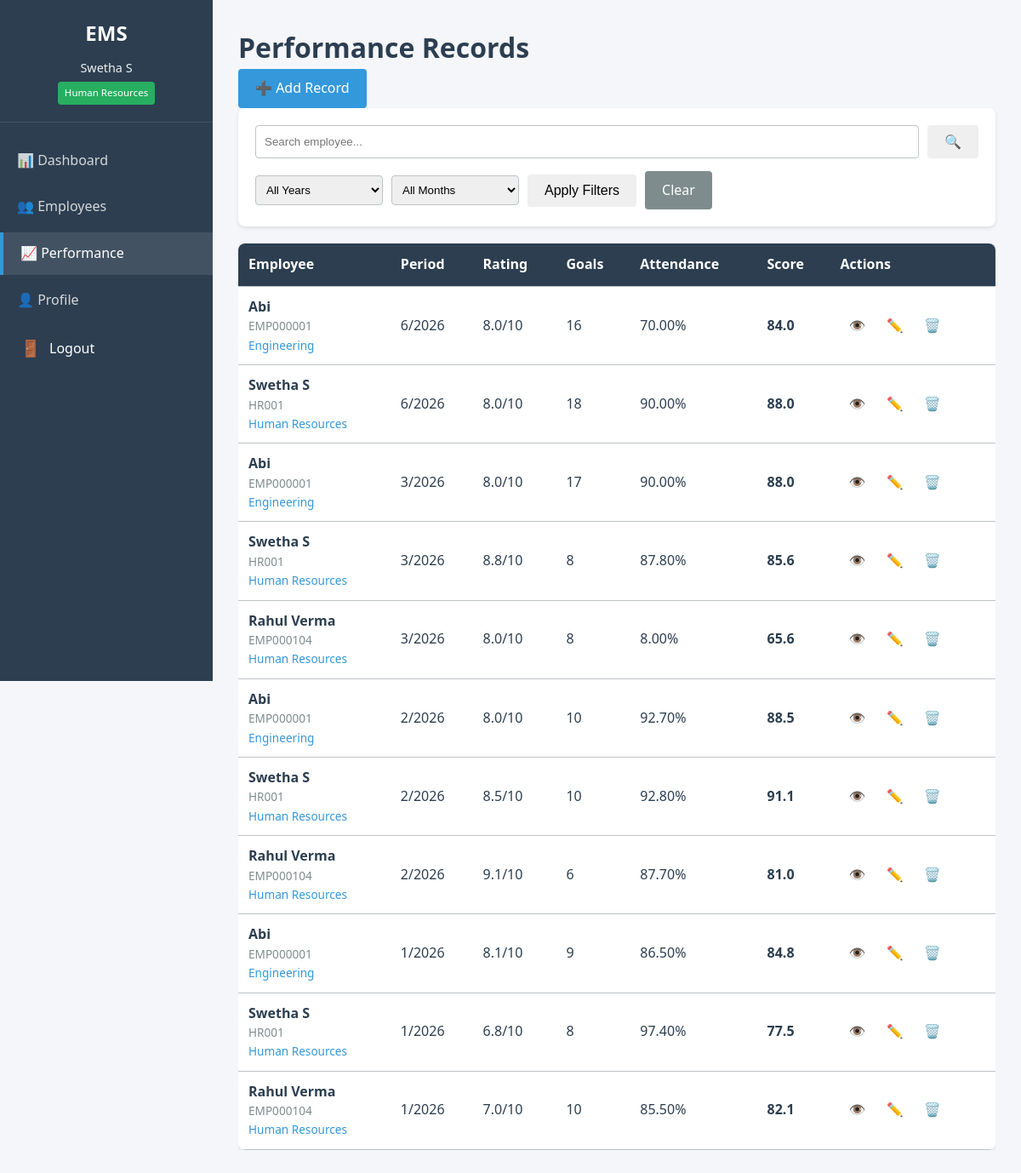
/performance/ (signed in), run on the app's committed database.
### accounts/models.py (models this page shows, shortened)
class User(AbstractUser):
    ROLE_CHOICES = [
        ("SUPERADMIN", "Super Admin"),
        ("HR", "Human Resources"),
        ("MANAGER", "Manager"),
        ("EMPLOYEE", "Employee"),
    ]
    STATUS_CHOICES = [
        ("ACTIVE", "Active"),
        ("INACTIVE", "Inactive"),
        ("TERMINATED", "Terminated"),
        ("ON_LEAVE", "On Leave"),
    ]
    employee_id = models.CharField(
        max_length=20,
        unique=True,
        blank=True,
        verbose_name="Employee ID"
    )
    department = models.CharField(
        max_length=100,
        blank=True,
        verbose_name="Department"
    )
    designation = models.CharField(
        max_length=100,
        blank=True,
        verbose_name="Designation"
    )
    phone = models.CharField(
        max_length=15,
        blank=True,
        validators=[
            RegexValidator(
                r'^\+?1?\d{9,15}$',
                "Enter a valid phone number (e.g., +1234567890)."
            )
        ],
        verbose_name="Phone Number"
    )
    salary = models.DecimalField(
        max_digits=10,
        decimal_places=2,
        null=True,
        blank=True,
        validators=[MinValueValidator(0)],
        verbose_name="Annual Salary"
    )
    role = models.CharField(
        max_length=20,
        choices=ROLE_CHOICES,
        default="EMPLOYEE",
        verbose_name="Role"
    )
    employment_status = models.CharField(
        max_length=20,
        choices=STATUS_CHOICES,
        default="ACTIVE",
        verbose_name="Employment Status"
    )
    date_of_joining = models.DateField(
        null=True,
        blank=True,
        validators=[validate_joining_date],
        verbose_name="Date of Joining"
    )
    is_soft_deleted = models.BooleanField(
        default=False,
        verbose_name="Soft Deleted",
        help_text="Designates whether the user is soft deleted."
    )
    objects = UserManager()
    class Meta:
        db_table = "accounts_user"
        ordering = ["employee_id"]
        verbose_name = "Employee"
        verbose_name_plural = "Employees"

### performance/models.py (models this page shows, shortened)
class Performance(models.Model):
    employee = models.ForeignKey(
        settings.AUTH_USER_MODEL,
        on_delete=models.CASCADE,
        related_name='performances',  # 🔥 IMPORTANT: This should be 'performances'
        verbose_name="Employee"
    )
    month = models.IntegerField(
        validators=[MinValueValidator(1), MaxValueValidator(12)],
        verbose_name="Month"
    )
    year = models.IntegerField(
        verbose_name="Year"
    )
    rating = models.DecimalField(
        max_digits=3,
        decimal_places=1,
        validators=[MinValueValidator(1.0), MaxValueValidator(10.0)],
        verbose_name="Rating (1-10)",
        help_text="Rate the employee from 1 (poor) to 10 (excellent)"
    )
    goals_completed = models.IntegerField(
        validators=[MinValueValidator(0)],
        verbose_name="Goals Completed",
        help_text="Number of goals achieved this month"
    )
    attendance_percentage = models.DecimalField(
        max_digits=5,
        decimal_places=2,
        validators=[MinValueValidator(0), MaxValueValidator(100)],
        verbose_name="Attendance %",
        help_text="Attendance percentage for the month"
    )
    calculated_score = models.DecimalField(
        max_digits=5,
        decimal_places=2,
        null=True,
        blank=True,
        verbose_name="Calculated Score",
        help_text="Auto-calculated performance score"
    )
    created_at = models.DateTimeField(
        auto_now_add=True,
        verbose_name="Created At"
    )
    updated_at = models.DateTimeField(
        auto_now=True,
        verbose_name="Updated At"
    )
    class Meta:
        verbose_name = "Performance Record"
        verbose_name_plural = "Performance Records"
        unique_together = ['employee', 'month', 'year']  # Prevent duplicates
        ordering = ['-year', '-month']  # 🔥 Show newest first
        indexes = [
            models.Index(fields=['employee', 'year', 'month']),
            models.Index(fields=['rating']),
            models.Index(fields=['calculated_score']),
        ]

### performance/views.py (the view)
# urls.py: path('', views.performance_list, name='list'),
@login_required
def performance_list(request):
    performances = Performance.objects.select_related('employee').filter(
        employee__is_soft_deleted=False
    )
    if request.user.role == 'MANAGER':
        performances = performances.filter(employee__department=request.user.department)
    elif request.user.role == 'EMPLOYEE':
        performances = performances.filter(employee=request.user)
    search_form = PerformanceSearchForm(request.GET)
    if search_form.is_valid():
        employee_query = search_form.cleaned_data.get('employee')
        year = search_form.cleaned_data.get('year')
        month = search_form.cleaned_data.get('month')
        if employee_query:
            performances = performances.filter(
                Q(employee__first_name__icontains=employee_query) |
                Q(employee__last_name__icontains=employee_query) |
                Q(employee__employee_id__icontains=employee_query)
            )
        if year:
            performances = performances.filter(year=year)
        if month:
            performances = performances.filter(month=month)
    paginator = Paginator(performances.order_by('-year', '-month'), 15)
    page_number = request.GET.get('page')
    page_obj = paginator.get_page(page_number)
    context = {
        'page_obj': page_obj,
        'search_form': search_form,
        'can_add': request.user.role in ['HR', 'SUPERADMIN', 'MANAGER'],
    }
    return render(request, 'performance/list.html', context)

### templates/performance/list.html (shortened to what this page needs)
{% extends 'base.html' %}
{% block content %}
<div class="performance-list">
    <div class="page-header">
        <h1>Performance Records</h1>
        {% if can_add %}
        <a href="{% url 'performance:create' %}" class="btn btn-primary">➕ Add Record</a>
        {% endif %}
    </div>
    <div class="filters-section">
        <form method="get" class="filter-form">
            <div class="search-box">
                <input type="text"
                       name="employee"
                       placeholder="Search employee..."
                       value="{{ search_form.employee.value|default:'' }}">
                <button type="submit" class="btn btn-search">🔍</button>
            </div>
            <div class="filter-controls">
                <select name="year">
                    {% for value, label in search_form.fields.year.choices %}
                    <option value="{{ value }}"
                            {% if search_form.year.value == value|stringformat:"s" %}selected{% endif %}>
                        {{ label }}
                    </option>
                    {% endfor %}
                </select>
                <select name="month">
                    {% for value, label in search_form.fields.month.choices %}
                    <option value="{{ value }}"
                            {% if search_form.month.value == value|stringformat:"s" %}selected{% endif %}>
                        {{ label }}
                    </option>
                    {% endfor %}
                </select>
                <button type="submit" class="btn btn-filter">Apply Filters</button>
                <a href="{% url 'performance:list' %}" class="btn btn-clear">Clear</a>
            </div>
        </form>
    </div>
    <div class="table-responsive">
        <table class="data-table">
            <thead>
                <tr>
                    <th>Employee</th>
                    <th>Period</th>
                    <th>Rating</th>
                    <th>Goals</th>
                    <th>Attendance</th>
                    <th>Score</th>
                    <th>Actions</th>
                </tr>
            </thead>
            <tbody>
                {% for perf in page_obj %}
                <tr>
                    <td>
                        <div class="employee-info">
                            <span class="employee-name">{{ perf.employee.get_full_name|default:perf.employee.username }}</span>
                            <br>
                            <small class="employee-id">{{ perf.employee.employee_id }}</small>
                            {% if perf.employee.department %}
                            <br>
                            <small class="employee-dept">{{ perf.employee.department }}</small>
                            {% endif %}
                        </div>
                    </td>
                    <td>{{ perf.month }}/{{ perf.year }}</td>
                    <td>{{ perf.rating }}/10</td>
                    <td>{{ perf.goals_completed }}</td>
                    <td>{{ perf.attendance_percentage }}%</td>
                    <td><strong>{{ perf.calculated_score|floatformat:1 }}</strong></td>
                    <td class="actions">
                        <a href="{% url 'performance:detail' perf.pk %}"
                           class="btn-icon"
                           title="View">👁️</a>
                        {% if user.role == 'HR' or user.role == 'SUPERADMIN' or user.role == 'MANAGER' %}
                        <a href="{% url 'performance:update' perf.pk %}"
                           class="btn-icon"
                           title="Edit">✏️</a>
                        {% endif %}
                        {% if user.role == 'HR' or user.role == 'SUPERADMIN' %}
                        <a href="{% url 'performance:delete' perf.pk %}"
                           class="btn-icon"
                           onclick="return confirm('Are you sure you want to delete this record?')"
                           title="Delete">🗑️</a>
                        {% endif %}
                    </td>
                </tr>
                {% empty %}
                <tr>
                    <td colspan="7" class="text-center">No performance records found</td>
                </tr>
                {% endfor %}
            </tbody>
        </table>
    </div>
</div>
{% endblock %}

### templates/base.html (shortened to what this page needs)
<!DOCTYPE html>
<html lang="en">
<head>
    {% load static %}
    <link rel="stylesheet" href="{% static 'css/style.css' %}">
</head>
<body>
    <div class="container">
        {% if user.is_authenticated %}
        <aside class="sidebar">
            <div class="sidebar-header">
                <h2>EMS</h2>
                <div class="user-info">
                    <p class="user-name">{{ user.get_full_name|default:user.username }}</p>
                    <p class="role-badge role-{{ user.role|lower }}">{{ user.get_role_display }}</p>
                </div>
            </div>
            <nav class="sidebar-nav">
                <ul>
                    <li>
                        <a href="{% url 'dashboard' %}"
                           class="nav-link {% if request.resolver_match.url_name == 'dashboard' %}active{% endif %}">
                            <span class="nav-icon">📊</span>
                            <span class="nav-text">Dashboard</span>
                        </a>
                    </li>
                    <li>
                        <a href="{% url 'employees:list' %}"
                           class="nav-link {% if 'employees' in request.path %}active{% endif %}">
                            <span class="nav-icon">👥</span>
                            <span class="nav-text">Employees</span>
                        </a>
                    </li>
                    <li>
                        <a href="{% url 'performance:list' %}"
                           class="nav-link {% if 'performance' in request.path %}active{% endif %}">
                            <span class="nav-icon">📈</span>
                            <span class="nav-text">Performance</span>
                        </a>
                    </li>
                    <li>
                        <a href="{% url 'accounts:profile' %}"
                           class="nav-link {% if 'profile' in request.path %}active{% endif %}">
                            <span class="nav-icon">👤</span>
                            <span class="nav-text">Profile</span>
                        </a>
                    </li>
                    <li>
                        <form method="post" action="{% url 'accounts:logout' %}" class="logout-form">
                            <button type="submit" class="logout-btn">
                                <span class="nav-icon">🚪</span>
                                <span class="nav-text">Logout</span>
                            </button>
                        </form>
                    </li>
                </ul>
            </nav>
        </aside>
        {% endif %}
        <main class="main-content">
            {% block content %}
            {% endblock %}
        </main>
    </div>
</body>
</html>

### data on the page
User: get_full_name "Swetha S", role "Human Resources"
Performance: employee.get_full_name "Abi", employee.employee_id "EMP000001", employee.department "Engineering", month "6", year "2026", rating "8.0", goals_completed "16", attendance_percentage "70.00", calculated_score "84.0"
Performance: employee.get_full_name "Swetha S", employee.employee_id "HR001", employee.department "Human Resources", month "6", year "2026", rating "8.0", goals_completed "18", attendance_percentage "90.00", calculated_score "88.0"
Performance: employee.get_full_name "Abi", employee.employee_id "EMP000001", employee.department "Engineering", month "3", year "2026", rating "8.0", goals_completed "17", attendance_percentage "90.00", calculated_score "88.0"
Performance: employee.get_full_name "Swetha S", employee.employee_id "HR001", employee.department "Human Resources", month "3", year "2026", rating "8.8", goals_completed "8", attendance_percentage "87.80", calculated_score "85.6"
Performance: employee.get_full_name "Rahul Verma", employee.employee_id "EMP000104", employee.department "Human Resources", month "3", year "2026", rating "8.0", goals_completed "8", attendance_percentage "8.00", calculated_score "65.6"
Performance: employee.get_full_name "Abi", employee.employee_id "EMP000001", employee.department "Engineering", month "2", year "2026", rating "8.0", goals_completed "10", attendance_percentage "92.70", calculated_score "88.5"
Performance: employee.get_full_name "Swetha S", employee.employee_id "HR001", employee.department "Human Resources", month "2", year "2026", rating "8.5", goals_completed "10", attendance_percentage "92.80", calculated_score "91.1"
Performance: employee.get_full_name "Rahul Verma", employee.employee_id "EMP000104", employee.department "Human Resources", month "2", year "2026", rating "9.1", goals_completed "6", attendance_percentage "87.70", calculated_score "81.0"
Performance: employee.get_full_name "Abi", employee.employee_id "EMP000001", employee.department "Engineering", month "1", year "2026", rating "8.1", goals_completed "9", attendance_percentage "86.50", calculated_score "84.8"
Performance: employee.get_full_name "Swetha S", employee.employee_id "HR001", employee.department "Human Resources", month "1", year "2026", rating "6.8", goals_completed "8", attendance_percentage "97.40", calculated_score "77.5"
Performance: employee.get_full_name "Rahul Verma", employee.employee_id "EMP000104", employee.department "Human Resources", month "1", year "2026", rating "7.0", goals_completed "10", attendance_percentage "85.50", calculated_score "82.1"

### other printed values
form field year "All Years"
form field month "All Months"
